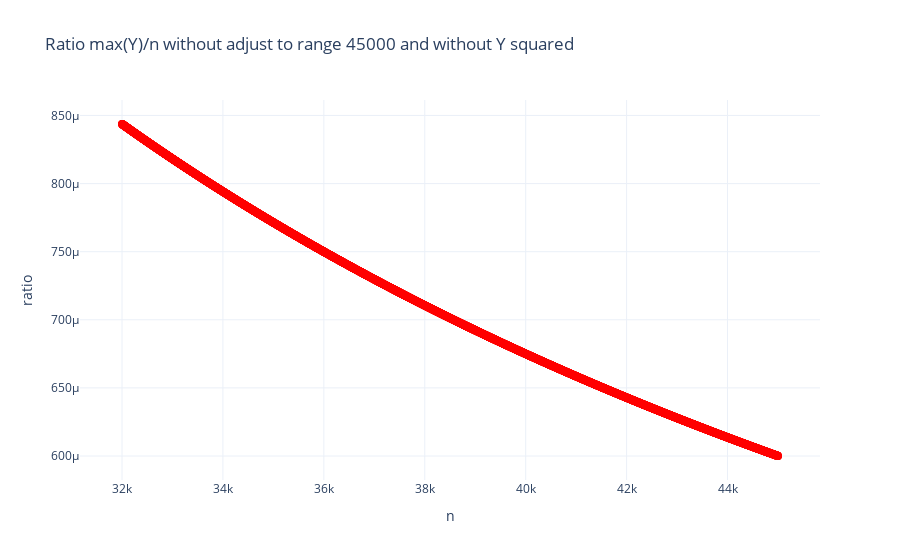

This figure's notebook cell:
### Code cell
import numpy as np
import pandas as pd
from scipy.stats import lognorm
from scipy.optimize import minimize
import plotly.graph_objects as go
import math

# Read the CSV file
datatxt_original = pd.read_csv('primes_data40000-45000.txt')
datatxt=datatxt_original[1:]
# Count occurrences of each number in the 'Number' column
number_counts_primes_plus_one = datatxt['Primes +1'].value_counts().sort_index()
number_counts_primes_minus_one = datatxt['Primes -1'].value_counts().sort_index()
number_counts_primes_twins = datatxt['Twins'].value_counts().sort_index()


#range_prime=[2,6,30,210,2310,30030,45000]
range_prime= np.linspace(32000, 45000, 13000)

ranging=[]
for range_max in range_prime:
    datatxt=datatxt_original[:int(range_max)]
    number_counts_primes_plus_one = datatxt['Primes -1'].value_counts().sort_index()
    X = number_counts_primes_plus_one.index
    Y = number_counts_primes_plus_one.values
    #print(X,Y)
    ranging.append([X,Y])




i=0;
ratio_primes_max_X=[]
ratio_primes_max_Y=[]
for primes in ranging:
    
    """fig2 = go.Figure()

# Add the original data counts
    fig2.add_trace(go.Scatter(
        x=primes[0],
        y=primes[1],
        mode='lines+markers',
        name='Original Counts',
        marker=dict(color='red',size=8, opacity=0.5),
        
    ))

    # Add the Log-normal fit line

    #name=f'flipped primes to {range_prime[ranging.index(primes)]}'
    
    # Update layout
    fig2.update_layout(
        title=f"range to {range_prime[i]}" ,
        xaxis_title='Counts',
        yaxis_title='Twin',
        legend=dict(x=1, y=0.9),
        template='plotly_white'
    )
    
    # Show the figure
    fig2.show()"""
    ratio_primes_max_X.append((range_prime[i]))
    ratio_primes_max_Y.append((1/(range_prime[i]/max(primes[1]))))
    i+=1
fig2 = go.Figure()

# Add the original data counts
fig2.add_trace(go.Scatter(
        x=ratio_primes_max_X,
        y=ratio_primes_max_Y,
        mode='lines+markers',
        name='Original Counts',
        marker=dict(color='red',size=8, opacity=0.5),
        
    ))
fig2.update_layout(
    title='Ratio max(Y)/n without adjust to range 45000 and without Y squared ',
    xaxis_title='n',
    yaxis_title='ratio',
    legend=dict(x=1, y=0.9),
    template='plotly_white'
)
fig2.show()
import numpy as np
import matplotlib.pyplot as plt
from scipy.optimize import curve_fit

# Define the logarithmic model function
def log_model(x, a, b):
    return a / np.log(x) + b

# Example data (replace with your real data)
n = np.array(ratio_primes_max_X)  # Use n > 1 because log(1) = 0
y = np.array(ratio_primes_max_Y)

# Perform curve fitting
popt, pcov = curve_fit(log_model, n, y)
a_opt, b_opt = popt
print(f"Optimal parameters: a = {a_opt}, b = {b_opt}")

# Generate points for the fitted curve
n_fit = np.linspace(min(n), max(n), 100)
y_fit = log_model(n_fit, *popt)

# Plot the original data and the fitted curve
plt.scatter(n, y, color='red', label='Data')
plt.plot(n_fit, y_fit, label=f'Fit: a / log(n) + b', color='blue')

plt.xlabel('n')
plt.ylabel('max(Y)/n')
plt.title('Curve Fitting: max(Y)/n vs n')
plt.legend()
plt.show()

# Evaluate the fit (R-squared)
y_pred = log_model(n, *popt)
ss_res = np.sum((y - y_pred) ** 2)
ss_tot = np.sum((y - np.mean(y)) ** 2)
r_squared = 1 - (ss_res / ss_tot)
print(f"R-squared: {r_squared}")

### Figure 1 — Plotly figure (JSON) as saved in the notebook; plotly's stock layout.template omitted (floating-point values rounded to 4 significant figures; data arrays with more than 128 entries replaced by an {"elided": "..."} marker saying what was removed)
{"data": [{"marker": {"color": "red", "opacity": 0.5, "size": 8}, "mode": "lines+markers", "name": "Original Counts", "type": "scatter", "x": {"elided": "13000 float values"}, "y": {"elided": "13000 float values"}}], "layout": {"legend": {"x": 1, "y": 0.9}, "title": {"text": "Ratio max(Y)/n without adjust to range 45000 and without Y squared "}, "xaxis": {"title": {"text": "n"}}, "yaxis": {"title": {"text": "ratio"}}}}
